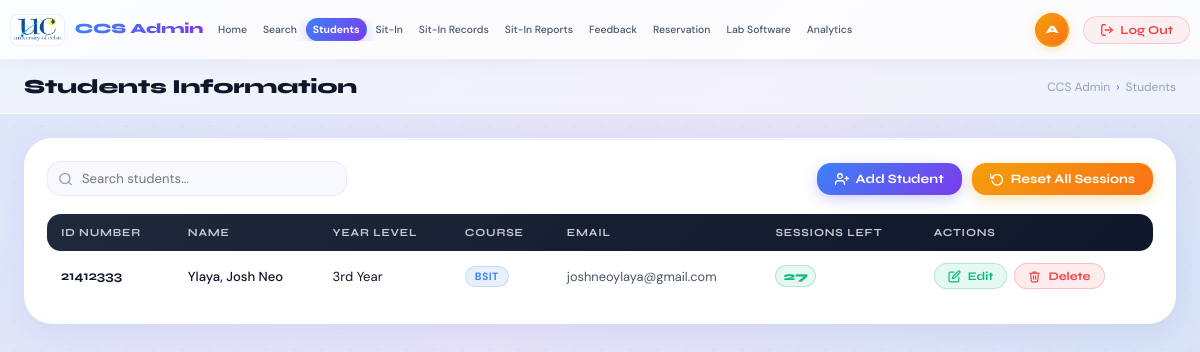
The page /admin/students (signed in) on the database its author committed.
### tables this page shows
CREATE TABLE students (
            id            INTEGER PRIMARY KEY AUTOINCREMENT,
            student_id    TEXT UNIQUE NOT NULL,
            lastname      TEXT NOT NULL,
            firstname     TEXT NOT NULL,
            middlename    TEXT,
            address       TEXT,
            course        TEXT,
            level         TEXT,
            email         TEXT,
            password      TEXT NOT NULL,
            sessions_left INTEGER NOT NULL DEFAULT 30
        );

### app.py (the view)
@app.route("/admin/students")
def admin_students():
    if not admin_required(): return redirect(url_for("login"))
    conn     = get_db()
    students = conn.execute("SELECT * FROM students ORDER BY lastname ASC").fetchall()
    conn.close()
    return render_template("AdminPage/students.html", active="students", students=students)

### app.py (called while the page is built)
def get_db():
    conn = sqlite3.connect(DB_PATH)
    conn.row_factory = sqlite3.Row
    return conn

def admin_required():
    return session.get("is_admin") is True

### templates/AdminPage/students.html (shortened to what this page needs)
{% extends "AdminPage/layout.html" %}
{% block page_title %}Students Information{% endblock %}
{% block breadcrumb_current %}Students{% endblock %}
{% block content %}
<div class="panel">
  <div class="table-toolbar">
    <div class="search-input-wrap">
      <input type="text" class="search-input" id="studentSearch" placeholder="Search students..." oninput="filterStudents()">
    </div>
    <div style="display:flex; gap:10px; align-items:center;">
      <button type="button" class="btn btn-primary" onclick="openAddStudent()">
        <svg width="14" height="14" viewBox="0 0 24 24" fill="none" stroke="currentColor" stroke-width="2.2" stroke-linecap="round" stroke-linejoin="round"><path d="M16 21v-2a4 4 0 0 0-4-4H5a4 4 0 0 0-4 4v2"/><circle cx="8.5" cy="7" r="4"/><line x1="20" y1="8" x2="20" y2="14"/><line x1="23" y1="11" x2="17" y2="11"/></svg>
        Add Student
      </button>
      <form method="POST" action="{{ url_for('admin_reset_all_sessions') }}" onsubmit="return confirm('Reset ALL student sessions to 30? This cannot be undone.')">
        <button type="submit" class="btn btn-gold">
          <svg width="14" height="14" viewBox="0 0 24 24" fill="none" stroke="currentColor" stroke-width="2.2" stroke-linecap="round" stroke-linejoin="round"><polyline points="1 4 1 10 7 10"/><path d="M3.51 15a9 9 0 1 0 .49-4.95"/></svg>
          Reset All Sessions
        </button>
      </form>
    </div>
  </div>
  {% if students %}
  <div style="overflow-x:auto;">
    <table class="data-table" id="studentsTable">
      <thead>
        <tr>
          <th>ID Number</th>
          <th>Name</th>
          <th>Year Level</th>
          <th>Course</th>
          <th>Email</th>
          <th>Sessions Left</th>
          <th>Actions</th>
        </tr>
      </thead>
      <tbody>
        {% for s in students %}
        <tr>
          <td style="font-family:'Syne',sans-serif; font-weight:700;">{{ s.student_id }}</td>
          <td style="font-weight:500;">{{ s.lastname }}, {{ s.firstname }}</td>
          <td>{{ s.level }}</td>
          <td><span class="badge badge-blue">{{ s.course }}</span></td>
          <td style="color:var(--text-2); font-size:0.8rem;">{{ s.email or '—' }}</td>
          <td><span class="sessions-badge">{{ s.sessions_left }}</span></td>
          <td>
            <div class="actions-cell">
              <a href="{{ url_for('admin_edit_student', student_id=s.student_id) }}" class="btn btn-success btn-sm">
                <svg width="13" height="13" viewBox="0 0 24 24" fill="none" stroke="currentColor" stroke-width="2.2" stroke-linecap="round" stroke-linejoin="round"><path d="M11 4H4a2 2 0 0 0-2 2v14a2 2 0 0 0 2 2h14a2 2 0 0 0 2-2v-7"/><path d="M18.5 2.5a2.121 2.121 0 0 1 3 3L12 15l-4 1 1-4 9.5-9.5z"/></svg>
                Edit
              </a>
              <form method="POST" action="{{ url_for('admin_delete_student', student_id=s.student_id) }}" style="display:inline;">
                <button type="submit" class="btn btn-danger btn-sm" onclick="return confirm('Delete {{ s.firstname }} {{ s.lastname }}? This cannot be undone.')">
                  <svg width="13" height="13" viewBox="0 0 24 24" fill="none" stroke="currentColor" stroke-width="2.2" stroke-linecap="round" stroke-linejoin="round"><polyline points="3 6 5 6 21 6"/><path d="M19 6l-1 14a2 2 0 0 1-2 2H8a2 2 0 0 1-2-2L5 6"/><path d="M10 11v6"/><path d="M14 11v6"/><path d="M9 6V4h6v2"/></svg>
                  Delete
                </button>
              </form>
            </div>
          </td>
        </tr>
        {% endfor %}
      </tbody>
    </table>
  </div>
  {% endif %}
</div>
{% endblock %}

### static/admin.css (style rules this page uses)
*, *::before, *::after { margin: 0; padding: 0; box-sizing: border-box; }
:root { --bg-base: #eef2f9; --bg-card: #ffffff; --bg-card-2: #f8f9ff; --border: rgba(99,102,241,0.1); --border-med: rgba(99,102,241,0.2); --blue: #3b82f6; --indigo: #6366f1; --violet: #7c3aed; --text-1: #0f172a; --text-2: #475569; --text-3: #94a3b8; --danger: #ef4444; --success: #10b981; --gold: #f59e0b; --radius-sm: 8px; --radius-md: 14px; --radius-lg: 20px; --radius-xl: 28px; --shadow-sm: 0 2px 8px rgba(99,102,241,0.08); --shadow-md: 0 8px 32px rgba(99,102,241,0.12); --shadow-lg: 0 20px 60px rgba(99,102,241,0.16); --transition: 0.22s cubic-bezier(0.4,0,0.2,1); }
body { font-family: 'DM Sans', sans-serif; background: linear-gradient(135deg, #dce8f8 0%, #e8e4f8 40%, #d8e4f5 70%, #e4dff5 100%); background-attachment: fixed; min-height: 100vh; color: var(--text-1); overflow-x: hidden; }
body::before { content: ''; position: fixed; inset: 0; background-image: radial-gradient(circle, rgba(99,102,241,0.06) 1px, transparent 1px); background-size: 28px 28px; pointer-events: none; z-index: 0; }
.panel { background: var(--bg-card); border: 1px solid rgba(255,255,255,0.9); border-radius: var(--radius-xl); padding: 22px; box-shadow: var(--shadow-md); transition: transform var(--transition), box-shadow var(--transition); position: relative; overflow: hidden; }
.panel::before { content: ''; position: absolute; top: 0; left: 0; right: 0; height: 1px; background: linear-gradient(90deg, transparent, rgba(99,102,241,0.15), transparent); }
.btn { display: inline-flex; align-items: center; gap: 7px; font-family: 'Syne', sans-serif; font-size: 0.8rem; font-weight: 700; padding: 8px 18px; border-radius: var(--radius-md); border: none; cursor: pointer; transition: all var(--transition); text-decoration: none; white-space: nowrap; }
.btn-primary { background: linear-gradient(135deg, var(--blue), var(--violet)); color: white; box-shadow: 0 4px 14px rgba(99,102,241,0.3); }
.btn-danger { background: rgba(239,68,68,0.1); color: var(--danger); border: 1px solid rgba(239,68,68,0.25); }
.btn-success { background: rgba(16,185,129,0.1); color: var(--success); border: 1px solid rgba(16,185,129,0.25); }
.btn-gold { background: linear-gradient(135deg, var(--gold), #f97316); color: white; box-shadow: 0 4px 14px rgba(245,158,11,0.3); }
.btn-sm { padding: 5px 13px; font-size: 0.73rem; }
.table-toolbar { display: flex; align-items: center; justify-content: space-between; gap: 14px; margin-bottom: 18px; flex-wrap: wrap; }
.search-input-wrap { position: relative; flex: 1; max-width: 300px; min-width: 160px; }
.search-input { width: 100%; padding: 8px 13px 8px 34px; background: var(--bg-card-2); border: 1.5px solid var(--border); border-radius: var(--radius-md); font-family: 'DM Sans', sans-serif; font-size: 0.82rem; color: var(--text-1); transition: all var(--transition); outline: none; }
.data-table { width: 100%; border-collapse: collapse; }
.data-table thead tr { background: linear-gradient(135deg, #1e293b, #0f172a); }
.data-table thead th { padding: 12px 14px; text-align: left; font-family: 'Syne', sans-serif; font-size: 0.68rem; font-weight: 700; color: rgba(255,255,255,0.75); letter-spacing: 0.8px; text-transform: uppercase; }
.data-table thead th:first-child { border-radius: var(--radius-md) 0 0 var(--radius-md); }
.data-table thead th:last-child { border-radius: 0 var(--radius-md) var(--radius-md) 0; }
.data-table tbody tr { border-bottom: 1px solid var(--border); transition: background var(--transition); }
.data-table tbody tr:last-child { border-bottom: none; }
.data-table tbody td { padding: 12px 14px; font-size: 0.82rem; color: var(--text-1); vertical-align: middle; }
.badge { display: inline-flex; align-items: center; font-size: 0.66rem; font-weight: 700; padding: 3px 9px; border-radius: 99px; letter-spacing: 0.4px; }
.badge-blue { background: rgba(59,130,246,0.12); color: var(--blue); border: 1px solid rgba(59,130,246,0.2); }
.sessions-badge { display: inline-flex; align-items: center; justify-content: center; min-width: 30px; height: 22px; padding: 0 7px; background: rgba(16,185,129,0.1); color: var(--success); border: 1px solid rgba(16,185,129,0.25); border-radius: 99px; font-family: 'Syne', sans-serif; font-size: 0.72rem; font-weight: 800; }
.actions-cell { display: flex; gap: 7px; align-items: center; flex-wrap: wrap; }

### rows shown on the page
students: student_id "21412333", lastname "Ylaya", firstname "Josh Neo", level "3rd Year", course "BSIT", email "joshneoylaya@gmail.com", sessions_left "27"
